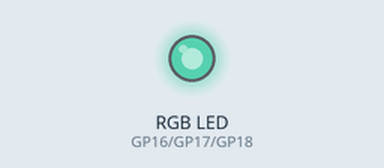
Simulated run of this program. Board: Raspberry Pi Pico running MicroPython. Shown: an RGB LED mixed from three pins (HIGH = lit). Dim RGB values are drawn brighter than linear; what the program prints to the serial console is not drawn.

Above: at 0.05 s.
At 1.2 s:
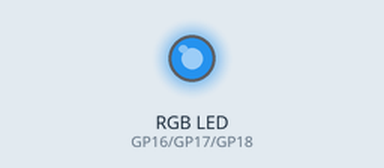
At 2.4 s:
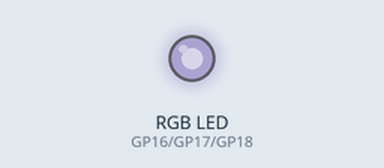
At 4.25 s:
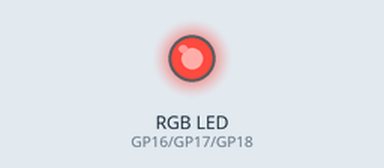
At 5.15 s:
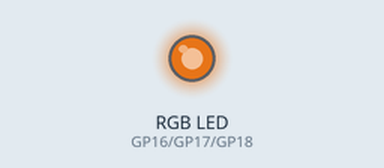
At 6.1 s:
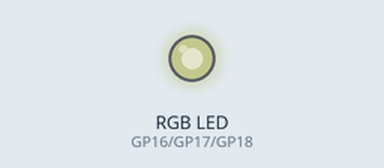
Timing chart, 0 to 9.8 s (numbered marks = the images above):
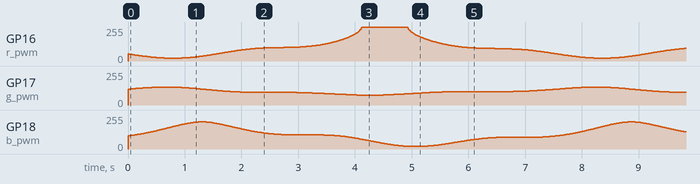

The program:

oklch_spiral.py
```python
# MicroPython script for Raspberry Pi Pico W
# Drives a common anode RGB LED using the OKLCH color space
# Creates a "chroma spiral" effect, cycling hue while pulsing chroma.

import machine
import time
import math

# --- Pin Configuration ---
# Connect the R, G, B pins of the common anode LED to these GPIOs.
# The common pin goes to 3.3V.
R_PIN = 16
G_PIN = 17
B_PIN = 18

# --- PWM & Animation Parameters ---
PWM_FREQ = 1000  # PWM frequency in Hz, 1000 is good to avoid flicker

# --- OKLCH Animation Settings (Tweak these!) ---
LIGHTNESS = 0.7       # Constant Lightness (L): 0.0 (black) to 1.0 (white). 0.7 is bright.
CHROMA_MIN = 0.02     # Minimum Chroma (C): How desaturated the color gets.
CHROMA_MAX = 0.15     # Maximum Chroma (C): How vibrant the color gets. Max is ~0.37.
HUE_SPEED = 0.5       # Speed of hue rotation (degrees per step).
CHROMA_OSC_SPEED = 2  # How many chroma pulses per full hue cycle. Higher is faster.
STEP_DELAY_MS = 10    # Milliseconds between each step. Lower is faster animation.

# --- Hardware Setup ---
# Initialize PWM for each pin
r_pwm = machine.PWM(machine.Pin(R_PIN))
g_pwm = machine.PWM(machine.Pin(G_PIN))
b_pwm = machine.PWM(machine.Pin(B_PIN))

r_pwm.freq(PWM_FREQ)
g_pwm.freq(PWM_FREQ)
b_pwm.freq(PWM_FREQ)

def set_rgb(r, g, b):
    """
    Sets the color of a common anode RGB LED.
    0-255 values are inverted for the PWM duty cycle.
    0 = full brightness, 255 = off.
    """
    # Scale 0-255 to 0-65535 and invert for common anode
    # 65535 is the max duty cycle value for 16-bit PWM
    r_duty = 65535 - int(r * 257)
    g_duty = 65535 - int(g * 257)
    b_duty = 65535 - int(b * 257)

    # Clamp values to ensure they are within the valid range
    r_pwm.duty_u16(max(0, min(65535, r_duty)))
    g_pwm.duty_u16(max(0, min(65535, g_duty)))
    b_pwm.duty_u16(max(0, min(65535, b_duty)))

# --- Color Space Conversion Functions ---

def oklch_to_oklab(l, c, h):
    """Converts OKLCH (cylindrical) to OKLAB (cartesian)."""
    h_rad = math.radians(h)
    a = c * math.cos(h_rad)
    b = c * math.sin(h_rad)
    return l, a, b

def oklab_to_linear_srgb(l, a, b):
    """Converts OKLAB to linear sRGB using standard matrices."""
    # OKLAB to LMS (cone space)
    l_ = l + 0.3963377774 * a + 0.2158037573 * b
    m_ = l - 0.1055613458 * a - 0.0638541728 * b
    s_ = l - 0.0894841775 * a - 1.2914855480 * b

    l_ = l_**3
    m_ = m_**3
    s_ = s_**3

    # LMS to linear sRGB
    r_linear = +4.0767416621 * l_ - 3.3077115913 * m_ + 0.2309699292 * s_
    g_linear = -1.2684380046 * l_ + 2.6097574011 * m_ - 0.3413193965 * s_
    b_linear = -0.0041960863 * l_ - 0.7034186147 * m_ + 1.7076147010 * s_

    return r_linear, g_linear, b_linear

def linear_to_srgb_gamma(c):
    """Applies gamma correction to a single linear channel."""
    if c > 0.0031308:
        return 1.055 * (c**(1.0/2.4)) - 0.055
    else:
        return 12.92 * c

def oklch_to_rgb(l, c, h):
    """Full conversion from OKLCH to a 24-bit RGB tuple (r, g, b)."""
    # Step 1: Convert OKLCH to OKLAB
    l_oklab, a_oklab, b_oklab = oklch_to_oklab(l, c, h)

    # Step 2: Convert OKLAB to linear sRGB
    r_lin, g_lin, b_lin = oklab_to_linear_srgb(l_oklab, a_oklab, b_oklab)

    # Step 3: Apply gamma correction and scale to 0-255
    r = int(max(0, min(255, linear_to_srgb_gamma(r_lin) * 255)))
    g = int(max(0, min(255, linear_to_srgb_gamma(g_lin) * 255)))
    b = int(max(0, min(255, linear_to_srgb_gamma(b_lin) * 255)))

    return r, g, b

# --- Main Animation Loop ---

def main_loop():
    """Runs the main animation logic."""
    print("Starting OKLCH Chroma Spiral...")
    hue = 0.0

    # Calculate chroma constants for the oscillation
    chroma_amplitude = (CHROMA_MAX - CHROMA_MIN) / 2
    chroma_midpoint = CHROMA_MIN + chroma_amplitude

    while True:
        # Oscillate Chroma using a sine wave based on the hue angle.
        # This makes the saturation pulse in and out as the color changes.
        oscillation_angle = math.radians(hue * CHROMA_OSC_SPEED)
        chroma = chroma_midpoint + chroma_amplitude * math.sin(oscillation_angle)

        # Convert the current OKLCH color to RGB
        r, g, b = oklch_to_rgb(LIGHTNESS, chroma, hue)

        # Set the LED color
        set_rgb(r, g, b)

        # Increment hue for the next step, wrapping around at 360 degrees
        hue += HUE_SPEED
        if hue >= 360.0:
            hue -= 360.0

        time.sleep_ms(STEP_DELAY_MS)

# --- Run the script ---
if __name__ == "__main__":
    try:
        main_loop()
    except KeyboardInterrupt:
        print("Script stopped.")
        # Turn off the LED
        set_rgb(0, 0, 0)
```
